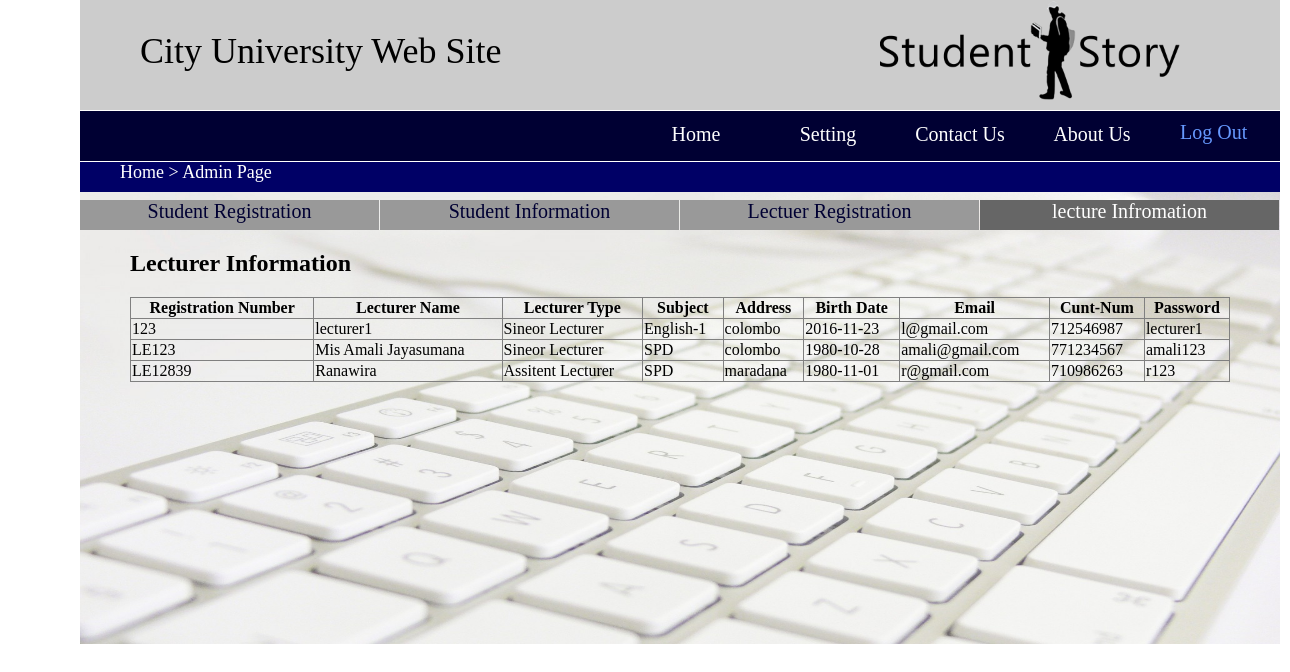
/lecturelist.php, run on the app's committed database.
### tables this page shows
CREATE TABLE `lecture` (
  `lecture_name` varchar(200) NOT NULL,
  `lec_id` varchar(25) NOT NULL,
  `email` varchar(30) NOT NULL,
  `address` varchar(200) NOT NULL,
  `password` varchar(25) NOT NULL,
  `type` varchar(20) NOT NULL,
  `subject` varchar(12) NOT NULL,
  `bday` date NOT NULL,
  `contnum` int(10) NOT NULL
);

### lecturelist.php (the view, shortened to what this page needs)
<!DOCTYPE html>
<html lang="en">
  <head>
    <link rel="stylesheet" href="my1.css" />
  </head>
  <body>
    <div id="a1">
    <div id="a2">City University Web Site</div>
    <div style="position: absolute;left: 800px"><img src="student1.png" / style="width: 300px;height: 100px">
      </div>
    <div id="a3">
    <ul style="left: 550px">
          <li ><a href="login1.php">Home</a></li>
          <li><a href="setting.php">Setting</a></li>
          <li><a href="contactus.php">Contact Us</a></li>
          <li><a href="aboutus.html">About Us</a></li>
    </ul>
      <a href="login1.php"style="color: #6699ff;text-decoration: none;left: 1100px;position: absolute;top: 10px">Log Out</a>
    </div>
    <div id="a5"><img src="key.jpg"style="width: 1200px;height: 480px;" /></div>
    <div id="a4">Home > Admin Page </div>
        <a href="student.php"id="a10" >Student Registration</a>
		<a id="a10"style="left:300px"href="studentlist.php">Student Information</a>
        <a id="a10"style="left:600px"href="lecturer.php">Lectuer Registration</a>
        <a id="a10"style="left:900px;background-color:#666666;color:#ffffff">lecture Infromation</a>
	<?php
		$conn = new mysqli("localhost","root","","pdm");
		$sql = 'SELECT * FROM lecture';
		$result = $conn->query($sql);
	?>
		<div style="position:absolute;left:50px;top:230px">
		<h2>Lecturer Information</h2>
		<table border="1" style= "background-color: ; margin: 0 auto;width:1100px;border-collapse: collapse;
}" >
			<thead>
				<tr>
				  <th>Registration Number</th>
				  <th>Lecturer Name	</th>
				  <th>Lecturer Type</th>
				  <th>Subject</th>
				  <th>Address</th>
				  <th>Birth Date</th>
				  <th>Email</th>
				  <th>Cunt-Num</th>
				  <th>Password</th>
				</tr>
			</thead>
			<tbody>
				<?php
					if ($result) {
					if ($result->num_rows > 0) {
						while($row = $result->fetch_assoc()) {
							echo
							"<tr>
								<td>".$row['lec_id']."</td>
								<td>".$row['lecture_name']."</td>
								<td>".$row['type']."</td>
								<td>".$row['subject']."</td>
								<td>".$row['address']."</td>
								<td>".$row['bday']."</td>
								<td>".$row['email']."</td>
								<td>".$row['contnum']."</td>
								<td>".$row['password']."</td>
							</tr>\n";
						}
						}
						else {
							echo "no results was found";
						}
						} else {
							echo $conn->error;
						}
					?>
				</tbody>
			</table>
			</div>
    </div>
  </body>
</html>

### my1.css (style rules this page uses)
#a1 { position:absolute; width: 1200px; top:0px; font size: 20px; height: 600px; background-color: #ffffff; left: 80px; }
#a2 { position: absolute; width: 1140px; height: 80px; background-color: #cccccc; color: #00033; padding-left: 60px; font-size: 36px; padding-top: 30px; }
#a3 { top:111px; position: absolute; width: 1200px; height: 50px; background-color: #000033; color: #ffffff; font-size: 20px; }
#a4 { top:162px; position: absolute; width: 1160px; height: 30px; background-color: #000066; color: #ffffff; padding-left:40px; font-size: 18px; }
#a5 { top:164px; position: absolute; width: 1200px; height: 100px; }
ul { position:absolute; left:0px; list-style-type: none; margin: 0; padding: 0; overflow: hidden; }
li { float: left; }
li a { display: block; color: #ffffff; text-align: center; padding: 12px 6px; text-decoration: none; width: 120px; }
#a10 { width:299px; position:absolute; top:200px; text-decoration:none; background-color:#999999; color:#000033; text-align:center; height:30px; margin-top;10px; font-size:20px; }

### data on the page
lecture: lec_id "123", lecture_name "lecturer1", type "Sineor Lecturer", subject "English-1", address "colombo", bday "2016-11-23", email "l@gmail.com", contnum "712546987", password "lecturer1"
lecture: lec_id "LE123", lecture_name "Mis Amali Jayasumana", type "Sineor Lecturer", subject "SPD", address "colombo", bday "1980-10-28", email "amali@gmail.com", contnum "771234567", password "amali123"
lecture: lec_id "LE12839", lecture_name "Ranawira", type "Assitent Lecturer", subject "SPD", address "maradana", bday "1980-11-01", email "r@gmail.com", contnum "710986263", password "r123"
